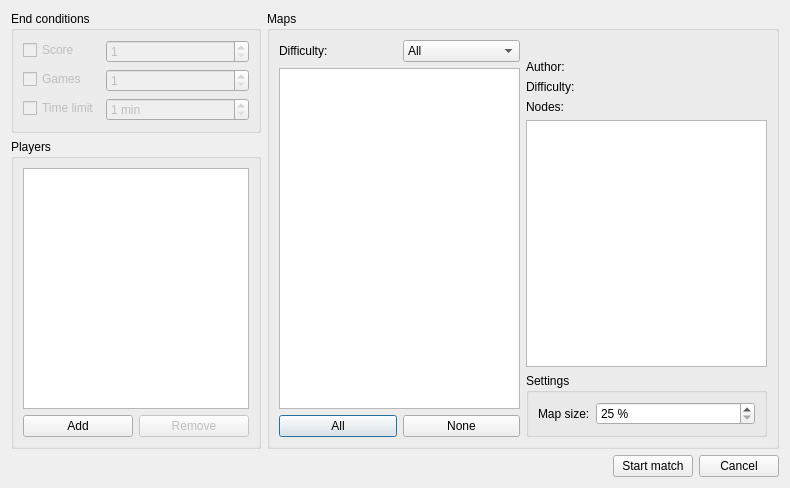
<ui version="4.0" >
 <class>FormMatch</class>
 <widget class="QDialog" name="FormMatch" >
  <property name="geometry" >
   <rect>
    <x>0</x>
    <y>0</y>
    <width>790</width>
    <height>488</height>
   </rect>
  </property>
  <property name="windowTitle" >
   <string>New match</string>
  </property>
  <layout class="QGridLayout" name="gridLayout" >
   <item row="0" column="0" >
    <widget class="QGroupBox" name="boxConditions" >
     <property name="title" >
      <string>End conditions</string>
     </property>
     <layout class="QFormLayout" name="formLayout" >
      <item row="0" column="0" >
       <widget class="QCheckBox" name="checkBox" >
        <property name="enabled" >
         <bool>false</bool>
        </property>
        <property name="text" >
         <string>Score</string>
        </property>
       </widget>
      </item>
      <item row="0" column="1" >
       <widget class="QSpinBox" name="spinBox" >
        <property name="enabled" >
         <bool>false</bool>
        </property>
        <property name="minimum" >
         <number>1</number>
        </property>
        <property name="maximum" >
         <number>1000</number>
        </property>
       </widget>
      </item>
      <item row="1" column="0" >
       <widget class="QCheckBox" name="checkBox_2" >
        <property name="enabled" >
         <bool>false</bool>
        </property>
        <property name="text" >
         <string>Games</string>
        </property>
       </widget>
      </item>
      <item row="1" column="1" >
       <widget class="QSpinBox" name="spinBox_2" >
        <property name="enabled" >
         <bool>false</bool>
        </property>
        <property name="minimum" >
         <number>1</number>
        </property>
        <property name="maximum" >
         <number>1000</number>
        </property>
       </widget>
      </item>
      <item row="2" column="0" >
       <widget class="QCheckBox" name="checkBox_3" >
        <property name="enabled" >
         <bool>false</bool>
        </property>
        <property name="text" >
         <string>Time limit</string>
        </property>
       </widget>
      </item>
      <item row="2" column="1" >
       <widget class="QSpinBox" name="spinBox_3" >
        <property name="enabled" >
         <bool>false</bool>
        </property>
        <property name="suffix" >
         <string> min</string>
        </property>
        <property name="minimum" >
         <number>1</number>
        </property>
        <property name="maximum" >
         <number>300</number>
        </property>
       </widget>
      </item>
     </layout>
    </widget>
   </item>
   <item rowspan="2" row="0" column="1" >
    <widget class="QGroupBox" name="groupBox_2" >
     <property name="title" >
      <string>Maps</string>
     </property>
     <layout class="QHBoxLayout" name="horizontalLayout_5" >
      <item>
       <layout class="QVBoxLayout" name="verticalLayout_3" >
        <item>
         <layout class="QHBoxLayout" name="horizontalLayout_4" >
          <item>
           <widget class="QLabel" name="label_2" >
            <property name="text" >
             <string>Difficulty:</string>
            </property>
           </widget>
          </item>
          <item>
           <widget class="QComboBox" name="comboDifficulty" >
            <item>
             <property name="text" >
              <string>All</string>
             </property>
            </item>
            <item>
             <property name="text" >
              <string>Easy</string>
             </property>
            </item>
            <item>
             <property name="text" >
              <string>Normal</string>
             </property>
            </item>
            <item>
             <property name="text" >
              <string>Hard</string>
             </property>
            </item>
           </widget>
          </item>
         </layout>
        </item>
        <item>
         <widget class="QTreeView" name="treeMaps" >
          <property name="editTriggers" >
           <set>QAbstractItemView::NoEditTriggers</set>
          </property>
          <property name="rootIsDecorated" >
           <bool>false</bool>
          </property>
         </widget>
        </item>
        <item>
         <layout class="QHBoxLayout" name="horizontalLayout_3" >
          <item>
           <widget class="QPushButton" name="btnSelectAll" >
            <property name="text" >
             <string>All</string>
            </property>
           </widget>
          </item>
          <item>
           <widget class="QPushButton" name="btnSelectNone" >
            <property name="text" >
             <string>None</string>
            </property>
           </widget>
          </item>
         </layout>
        </item>
       </layout>
      </item>
      <item>
       <layout class="QVBoxLayout" name="verticalLayout_2" >
        <item>
         <widget class="QLabel" name="lblMapName" >
          <property name="font" >
           <font>
            <weight>75</weight>
            <bold>true</bold>
           </font>
          </property>
          <property name="text" >
           <string/>
          </property>
          <property name="alignment" >
           <set>Qt::AlignCenter</set>
          </property>
         </widget>
        </item>
        <item>
         <layout class="QFormLayout" name="formLayout_3" >
          <property name="fieldGrowthPolicy" >
           <enum>QFormLayout::AllNonFixedFieldsGrow</enum>
          </property>
          <item row="0" column="0" >
           <widget class="QLabel" name="label_5" >
            <property name="text" >
             <string>Author:</string>
            </property>
           </widget>
          </item>
          <item row="0" column="1" >
           <widget class="QLabel" name="lblMapAuthor" >
            <property name="text" >
             <string/>
            </property>
           </widget>
          </item>
          <item row="2" column="0" >
           <widget class="QLabel" name="label_6" >
            <property name="text" >
             <string>Nodes:</string>
            </property>
           </widget>
          </item>
          <item row="2" column="1" >
           <widget class="QLabel" name="lblMapNodes" >
            <property name="text" >
             <string/>
            </property>
           </widget>
          </item>
          <item row="1" column="0" >
           <widget class="QLabel" name="label_3" >
            <property name="text" >
             <string>Difficulty:</string>
            </property>
           </widget>
          </item>
          <item row="1" column="1" >
           <widget class="QLabel" name="lblMapDifficulty" >
            <property name="text" >
             <string/>
            </property>
           </widget>
          </item>
         </layout>
        </item>
        <item>
         <widget class="View" name="view" >
          <property name="minimumSize" >
           <size>
            <width>200</width>
            <height>200</height>
           </size>
          </property>
          <property name="focusPolicy" >
           <enum>Qt::NoFocus</enum>
          </property>
          <property name="renderHints" >
           <set>QPainter::Antialiasing|QPainter::HighQualityAntialiasing|QPainter::TextAntialiasing</set>
          </property>
         </widget>
        </item>
        <item>
         <widget class="QGroupBox" name="groupBox_4" >
          <property name="title" >
           <string>Settings</string>
          </property>
          <layout class="QFormLayout" name="formLayout_2" >
           <item row="0" column="0" >
            <widget class="QLabel" name="label" >
             <property name="text" >
              <string>Map size:</string>
             </property>
            </widget>
           </item>
           <item row="0" column="1" >
            <widget class="QSpinBox" name="spinMapScale" >
             <property name="suffix" >
              <string> %</string>
             </property>
             <property name="minimum" >
              <number>25</number>
             </property>
             <property name="maximum" >
              <number>400</number>
             </property>
            </widget>
           </item>
          </layout>
         </widget>
        </item>
       </layout>
      </item>
     </layout>
    </widget>
   </item>
   <item row="1" column="0" >
    <widget class="QGroupBox" name="groupBox" >
     <property name="title" >
      <string>Players</string>
     </property>
     <layout class="QVBoxLayout" name="verticalLayout" >
      <item>
       <widget class="QTreeView" name="treePlayers" >
        <property name="sizePolicy" >
         <sizepolicy vsizetype="Expanding" hsizetype="Preferred" >
          <horstretch>0</horstretch>
          <verstretch>0</verstretch>
         </sizepolicy>
        </property>
        <property name="rootIsDecorated" >
         <bool>false</bool>
        </property>
       </widget>
      </item>
      <item>
       <layout class="QHBoxLayout" name="horizontalLayout" >
        <item>
         <widget class="QPushButton" name="btnAdd" >
          <property name="text" >
           <string>Add</string>
          </property>
         </widget>
        </item>
        <item>
         <widget class="QPushButton" name="btnRemove" >
          <property name="enabled" >
           <bool>false</bool>
          </property>
          <property name="text" >
           <string>Remove</string>
          </property>
         </widget>
        </item>
       </layout>
      </item>
     </layout>
    </widget>
   </item>
   <item row="2" column="0" colspan="2" >
    <layout class="QHBoxLayout" name="horizontalLayout_2" >
     <item>
      <spacer name="horizontalSpacer" >
       <property name="orientation" >
        <enum>Qt::Horizontal</enum>
       </property>
       <property name="sizeHint" stdset="0" >
        <size>
         <width>40</width>
         <height>20</height>
        </size>
       </property>
      </spacer>
     </item>
     <item>
      <widget class="QPushButton" name="btnStart" >
       <property name="enabled" >
        <bool>true</bool>
       </property>
       <property name="text" >
        <string>Start match</string>
       </property>
      </widget>
     </item>
     <item>
      <widget class="QPushButton" name="btnCancel" >
       <property name="text" >
        <string>Cancel</string>
       </property>
      </widget>
     </item>
    </layout>
   </item>
  </layout>
 </widget>
 <customwidgets>
  <customwidget>
   <class>View</class>
   <extends>QGraphicsView</extends>
   <header>../../src/view.h</header>
  </customwidget>
 </customwidgets>
 <tabstops>
  <tabstop>btnStart</tabstop>
  <tabstop>btnCancel</tabstop>
  <tabstop>checkBox</tabstop>
  <tabstop>spinBox</tabstop>
  <tabstop>checkBox_2</tabstop>
  <tabstop>spinBox_2</tabstop>
  <tabstop>checkBox_3</tabstop>
  <tabstop>spinBox_3</tabstop>
  <tabstop>treePlayers</tabstop>
  <tabstop>btnAdd</tabstop>
  <tabstop>btnRemove</tabstop>
  <tabstop>comboDifficulty</tabstop>
  <tabstop>treeMaps</tabstop>
  <tabstop>btnSelectAll</tabstop>
  <tabstop>btnSelectNone</tabstop>
  <tabstop>spinMapScale</tabstop>
 </tabstops>
 <resources/>
 <connections>
  <connection>
   <sender>checkBox</sender>
   <signal>toggled(bool)</signal>
   <receiver>spinBox</receiver>
   <slot>setEnabled(bool)</slot>
   <hints>
    <hint type="sourcelabel" >
     <x>118</x>
     <y>54</y>
    </hint>
    <hint type="destinationlabel" >
     <x>184</x>
     <y>55</y>
    </hint>
   </hints>
  </connection>
  <connection>
   <sender>checkBox_2</sender>
   <signal>toggled(bool)</signal>
   <receiver>spinBox_2</receiver>
   <slot>setEnabled(bool)</slot>
   <hints>
    <hint type="sourcelabel" >
     <x>78</x>
     <y>95</y>
    </hint>
    <hint type="destinationlabel" >
     <x>185</x>
     <y>90</y>
    </hint>
   </hints>
  </connection>
  <connection>
   <sender>checkBox_3</sender>
   <signal>toggled(bool)</signal>
   <receiver>spinBox_3</receiver>
   <slot>setEnabled(bool)</slot>
   <hints>
    <hint type="sourcelabel" >
     <x>86</x>
     <y>125</y>
    </hint>
    <hint type="destinationlabel" >
     <x>197</x>
     <y>123</y>
    </hint>
   </hints>
  </connection>
  <connection>
   <sender>btnCancel</sender>
   <signal>clicked()</signal>
   <receiver>FormMatch</receiver>
   <slot>reject()</slot>
   <hints>
    <hint type="sourcelabel" >
     <x>511</x>
     <y>469</y>
    </hint>
    <hint type="destinationlabel" >
     <x>257</x>
     <y>215</y>
    </hint>
   </hints>
  </connection>
 </connections>
</ui>
